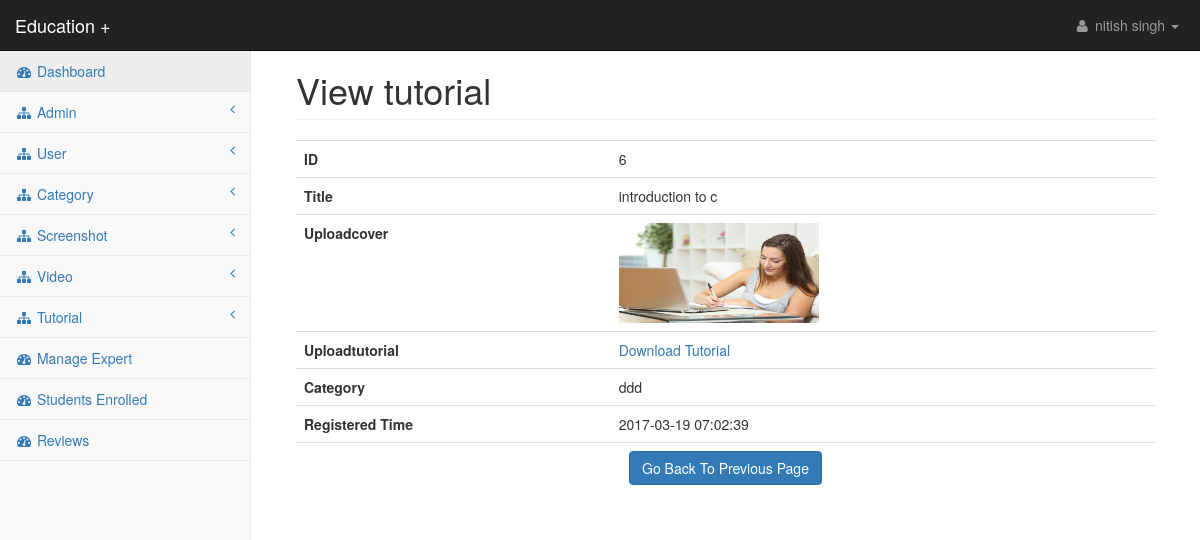
/StudyPlus/admin/view_tutorial.php?z=6 (signed in), run on the app's committed database.
### tables this page shows
CREATE TABLE `tutorial` (
  `tutorial_id` int(100) NOT NULL,
  `tutorial_title` varchar(20) NOT NULL,
  `tutorial_uploadcover` varchar(50) NOT NULL,
  `tutorial_uploadtutorial` varchar(50) NOT NULL,
  `tutorial_category` varchar(50) NOT NULL,
  `tutorial_uploaded_by` varchar(100) NOT NULL,
  `time` timestamp NOT NULL DEFAULT CURRENT_TIMESTAMP ON UPDATE CURRENT_TIMESTAMP
);

### StudyPlus/admin/view_tutorial.php (the view)
<?php require 'header_files.php'; ?>
<body>
<div id="wrapper">
    <?php require 'menu.php'; ?>
    <div id="page-wrapper">
        <div class="container-fluid">
            <div class="row">
                <div class="col-lg-12">
                    <h1 class="page-header">View tutorial</h1>
                </div>
            </div>
			<table class="table">
				<?php
				$id=$_GET['z'];
				if($id=="")
				{
					echo "<script>alert('Invalid ID'); window.location='manage_tutorial.php';</script>";
				}
				else
				{
					$q="select * from tutorial where tutorial_id='$id'";
					$chk=$conn->query($q);
					while($r=$chk->fetch_assoc())
					{
				?>
						<tr>
							<th>ID</th>
							<td><?php echo $r['tutorial_id']; ?></td>
						</tr>
						<tr>
							<th>Title</th>
							<td><?php echo $r['tutorial_title']; ?></td>
						</tr>
						<tr>
							<th>Uploadcover</th>
							<td><img src="../admin/upload_cover/<?php echo $r['tutorial_uploadcover']; ?>" height='100px' width='200px'></td>
						</tr>
						<tr>
							<th>Uploadtutorial</th>
							<td><a href="../admin/upload_tutorial/<?php echo $r['tutorial_uploadtutorial']; ?>">Download Tutorial</a></td>
						</tr>
						<tr>
							<th>Category</th>
							<td><?php echo $r['tutorial_category']; ?></td>
						</tr>
						<tr>
							<th>Registered Time</th>
							<td><?php echo $r['time']; ?></td>
						</tr>
						<tr>
							<td colspan="2" align="center">
								<a href="manage_tutorial.php" class="btn btn-primary">Go Back To Previous Page</a>
							</td>
						</tr>
				<?php
					}
				}
				?>
			</table>
        </div>
    </div>
</div>
</body>
</html>

### StudyPlus/admin/css/startmin.css (style rules this page uses)
body { background-color: #f8f8f8; }
#wrapper { width: 100%; }
#page-wrapper { padding: 30px 15px 0 15px; min-height: 568px; background-color: #fff; }
@media (min-width:768px) { #page-wrapper { position: inherit; margin-left: 250px; padding: 30px 30px 0 30px; border-left: 1px solid #e7e7e7; } }

### data on the page
tutorial: tutorial_id "6", tutorial_title "introduction to c", tutorial_uploadcover (picture), tutorial_category "ddd", time "2017-03-19 07:02:39"

### other printed values
$_SESSION['a_name'] "nitish singh"
